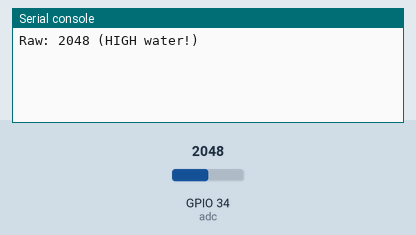
Bench run of a program on a simulated ESP32 board running MicroPython. Parts: the last lines printed to the serial console. The inputs (shaded band) are chosen by the test bench; at power-on: GPIO 34 (adc) = 2048 (analog values on the 0–4095 scale).

Above: at 1.2 s.
1.3 s: GPIO 34 (adc) set to 1760
At 3.8 s:
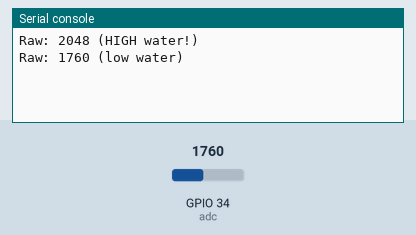
5.2 s: GPIO 34 (adc) set to 360
At 6.9 s:
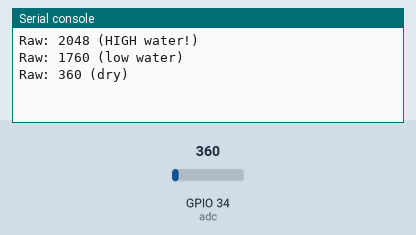

Measured:
- after the input at 1.3 s, the serial console: prints a new line after 1.7 s (image 1)
- after the input at 5.2 s, the serial console: prints a new line after 0.86 s (image 2)

The program:

example_1.py
```python
# In MicroPython on ESP32, briefly powers the probe from a GPIO, reads the ADC (0-4095), classifies the level as dry/low/HIGH, and prints the reading in a loop.
#
# Buy this module: https://shillehtek.com/products/sensor-rain-water-level-arduino-raspberry-pi-esp32
# Full manual: https://shillehtek.com/blogs/shillehtek-product-manuals/sensor-rain-water-level-arduino-raspberry-pi-esp32-manual
# More examples: https://github.com/shillehbean/shillehtek-examples
#

# Water Level Sensor - ESP32 MicroPython Example (GPIO-powered)
# S -> GPIO 34, + -> GPIO 25, - -> GND

from machine import ADC, Pin
import time

power = Pin(25, Pin.OUT, value=0)   # sensor off between readings
adc = ADC(Pin(34))
adc.atten(ADC.ATTN_11DB)            # full 0-3.3V range

def read_level():
    power.value(1)                  # energize the probe
    time.sleep_ms(20)               # settle
    value = adc.read()              # 0-4095
    power.value(0)                  # off - no electrolysis
    return value

while True:
    level = read_level()

    if level < 400:
        state = "dry"
    elif level < 1800:
        state = "low water"
    else:
        state = "HIGH water!"

    print("Raw: {} ({})".format(level, state))
    time.sleep(3)
```
